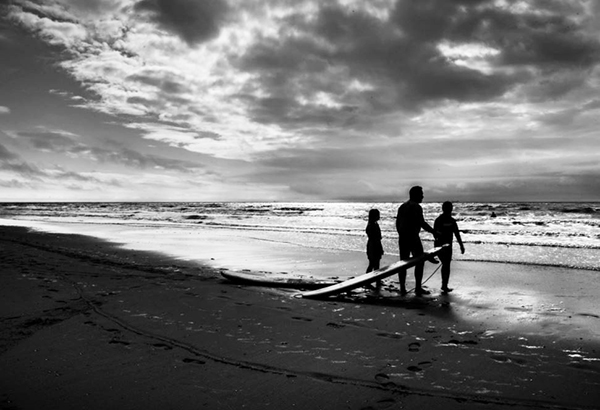
#> input picture Data Science/example.jpg, 600 x 410 px, found by its file name
$ jupyter execute cartoonify_an_image.ipynb
#> lines starting #> are read from the running program, lines starting #| are printed output that depends on the picture; after the words box and inside, x2 and y2 are one past the last pixel; in counts of white or black regions, pixels touching at a corner belong together
#> the answer given: example.jpg
[cell 1]
import cv2
import numpy as np
from google.colab.patches import cv2_imshow
from google.colab import files

[cell 2]
def read_file(filename):
#> called with filename = 'example.jpg'
  img = cv2.imread(filename)
#> img is the input picture: shape (410, 600, 3); min 0, max 255, mean 116.6
  cv2_imshow(img)
  return img

[cell 3]
def color_quantization(img, k):
# Transform the image
  data = np.float32(img).reshape((-1, 3))

# Determine criteria
  criteria = (cv2.TERM_CRITERIA_EPS + cv2.TERM_CRITERIA_MAX_ITER, 20, 0.001)

# Implementing K-Means
  ret, label, center = cv2.kmeans(data, k, None, criteria, 10, cv2.KMEANS_RANDOM_CENTERS)
  center = np.uint8(center)
  result = center[label.flatten()]
  result = result.reshape(img.shape)
  return result

[cell 4]
def edge_mask(img, line_size, blur_value):
#> called with line_size = 7, blur_value = 7
  gray = cv2.cvtColor(img, cv2.COLOR_BGR2GRAY)
  gray_blur = cv2.medianBlur(gray, blur_value)
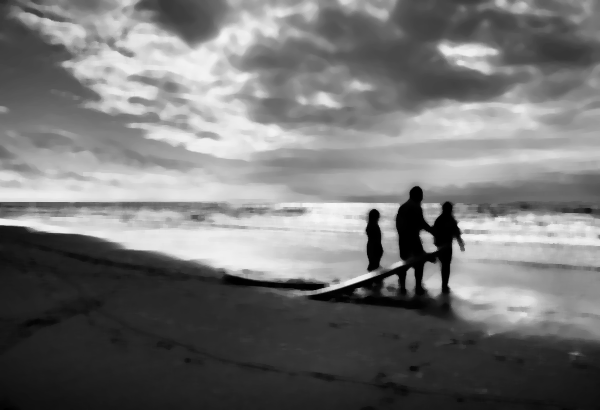
#> gray_blur: shape (410, 600); min 0, max 248, mean 116.8
  edges = cv2.adaptiveThreshold(gray_blur, 255, cv2.ADAPTIVE_THRESH_MEAN_C, cv2.THRESH_BINARY, line_size, blur_value)
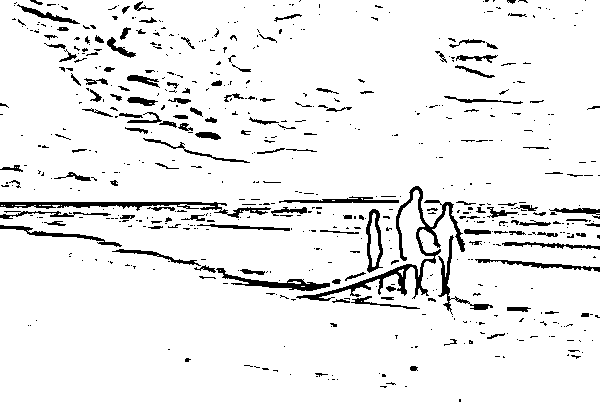
#> edges: shape (410, 600); 93.1% white; 601 black regions (464 under 20 px), largest, box (x1, y1, x2, y2) and area: (296, 186, 465, 301) 2095, (0, 202, 271, 218) 1253, (216, 268, 330, 291) 689
  return edges

[cell 5]
uploaded = files.upload()

filename = next(iter(uploaded))
img = read_file(filename)

[cell 6]
line_size = 7
blur_value = 7

edges = edge_mask(img, line_size, blur_value)
cv2_imshow(edges)

[cell 7]
total_color = 50

img = color_quantization(img, total_color)
#> in color_quantization, `ret, label, center = cv2.kmeans(data, k, None, criteria, 10, cv2.KMEAN..`: ret = 5600208.1; center = 50 rows, first 8: [34.51, 34.51, 34.51], [242.8, 242.8, 242.8], [72.43, 72.43, 72.43], [62.1, 62.1, 62.1], [16.98, 16.98, 16.98], [196, 196, 196], [128.7, 128.7, 128.7], [51.75, 51.75, 51.75]
#> in color_quantization, `center = np.uint8(center)`: center = 50 rows, first 8: [34, 34, 34], [242, 242, 242], [72, 72, 72], [62, 62, 62], [16, 16, 16], [196, 196, 196], [128, 128, 128], [51, 51, 51]
cv2_imshow(img)

[cell 8]
blurred = cv2.bilateralFilter(img, d=7, sigmaColor=200,sigmaSpace=200)
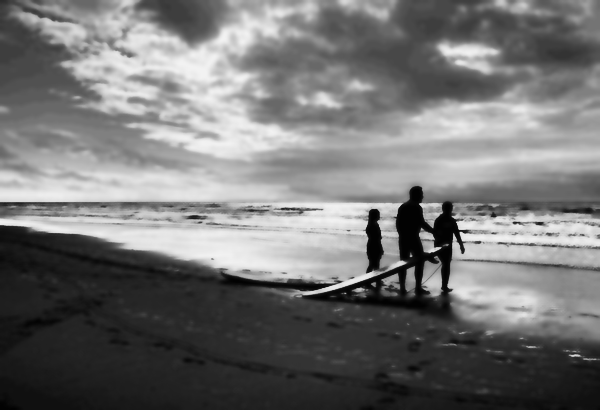
#> blurred: shape (410, 600, 3); min 2, max 242, mean 116.2
cv2_imshow(blurred)

[cell 9]
cartoon = cv2.bitwise_and(blurred, blurred, mask=edges)
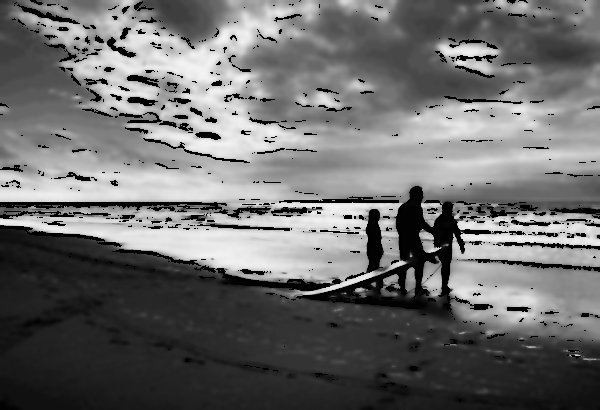
#> cartoon: shape (410, 600, 3); min 0, max 242, mean 108.9
cv2_imshow(cartoon)
